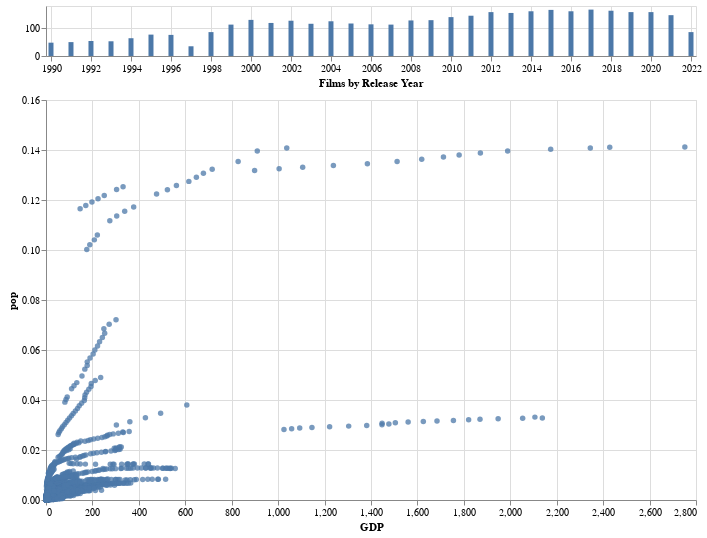

Notebook code for this chart:
### Code cell
alt.data_transformers.disable_max_rows()
#combo = combo.head(4800)

combo['GDP'] = combo['API_NY.GDP.MKTP.PP.C'] / 1e10
combo['pop'] = combo['API_SP.POP.TOTL_DS2_'] / 1e10

brush = alt.selection_interval(
    encodings=['x'] # limit selection to x-axis (year) values
)

# dynamic query histogram
years = alt.Chart(combo).mark_bar().add_selection(
    brush
).encode(
    alt.X('Date:T', title='Films by Release Year'),
    alt.Y('count():Q', title=None)
).properties(
    width=650,
    height=50
)

#scatter plot, modify opacity based on selection
ratings = alt.Chart(combo).mark_circle().encode(
    #x='API_SP.POP.TOTL_DS2_',
    #y='API_NY.GDP.MKTP.PP.C',
    x='GDP',
    y='pop',
    tooltip='Country Name:N',
    opacity=alt.condition(brush, alt.value(0.75), alt.value(0.05))
).properties(
    width=650,
    height=400
)

#ratings
alt.vconcat(years, ratings).properties(spacing=5)

### Figure 1 — Vega-Lite specification as saved in the notebook (floating-point values rounded to 4 significant figures; data arrays with more than 128 entries replaced by an {"elided": "..."} marker saying what was removed)
{"config": {"view": {"continuousWidth": 300, "continuousHeight": 300}}, "vconcat": [{"mark": {"type": "bar"}, "encoding": {"x": {"field": "Date", "title": "Films by Release Year", "type": "temporal"}, "y": {"aggregate": "count", "title": null, "type": "quantitative"}}, "height": 50, "name": "view_3", "width": 650}, {"mark": {"type": "circle"}, "encoding": {"opacity": {"condition": {"param": "param_3", "value": 0.75}, "value": 0.05}, "tooltip": {"field": "Country Name", "type": "nominal"}, "x": {"field": "GDP", "type": "quantitative"}, "y": {"field": "pop", "type": "quantitative"}}, "height": 400, "width": 650}], "data": {"name": "data-731d485e76de6194cee48b9abf5f5ec7"}, "params": [{"name": "param_3", "select": {"type": "interval", "encodings": ["x"]}, "views": ["view_3"]}], "spacing": 5, "$schema": "https://vega.github.io/schema/vega-lite/v5.17.0.json", "datasets": {"data-731d485e76de6194cee48b9abf5f5ec7": {"elided": "3839 records"}}}
